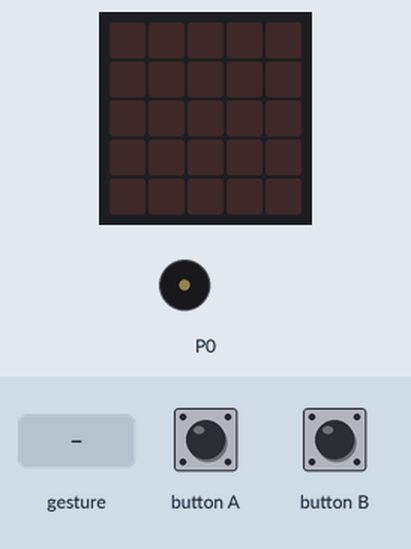
The program below on a simulated BBC micro:bit (MakeCode). On the bench: the board's 5×5 LED display, buzzer (waves = sounding). The test bench sets the inputs (shaded band). A tilt is held for 1.5 s and a shake lasts 1 s, then the board lies face up again.

Above: at 1.2 s.
1.3 s: gesture 'shake'
At 1.9 s:
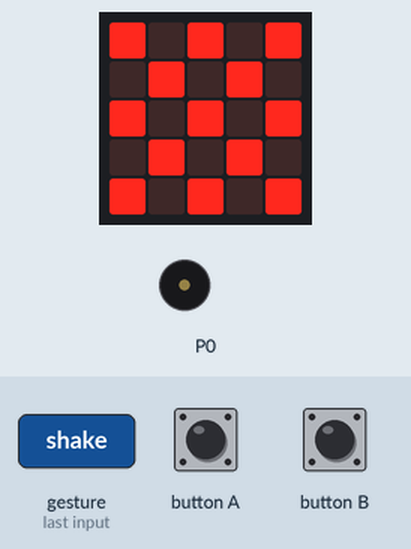
At 3.1 s:
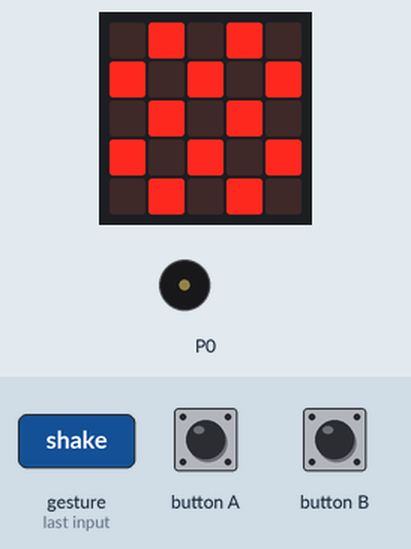
4.3 s: button B pressed for 0.15 s
At 4.8 s:
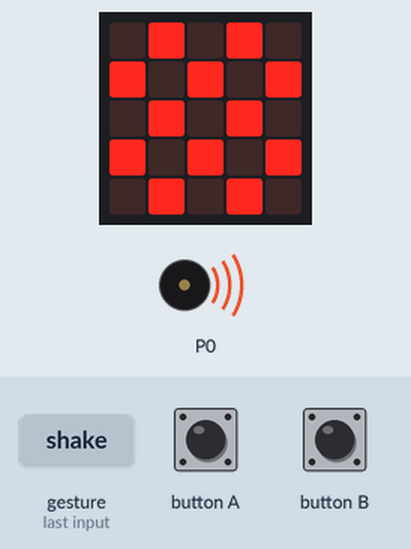
Timing chart, 0 to 21.3 s (numbered marks = the images above; inputs shaded):
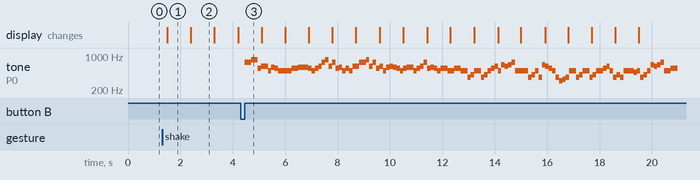

Measured:
- after the input at 1.3 s, the display: changes after 0.20 s (image 1)
- after the input at 4.3 s, tone on P0: plays 740 Hz for 0.26 s, 831 Hz for 0.26 s, 554 Hz for 0.13 s, 622 Hz for 0.26 s, 494 Hz for 0.13 s, 587 Hz for 0.13 s … (101 notes in this stretch), starting after 0.15 s
- what the display in image 1 shows lasts 0.9 s, from 1.5 s to 2.4 s

The program:

main.ts
```typescript
input.onButtonPressed(Button.A, function () {
    music.play(music.builtinPlayableSoundEffect(soundExpression.twinkle), music.PlaybackMode.UntilDone)
})
input.onGesture(Gesture.Shake, function () {
    for (let index = 0; index < 10; index++) {
        basic.showLeds(`
            # . # . #
            . # . # .
            # . # . #
            . # . # .
            # . # . #
            `)
        basic.pause(500)
        basic.showLeds(`
            . # . # .
            # . # . #
            . # . # .
            # . # . #
            . # . # .
            `)
        basic.pause(500)
    }
    basic.clearScreen()
})
input.onButtonPressed(Button.B, function () {
    music._playDefaultBackground(music.builtInPlayableMelody(Melodies.Nyan), music.PlaybackMode.UntilDone)
})
```

test.ts
```typescript
// här hamnar tester och detta kompileras inte när det här paketet används som ett tillägg.
```
